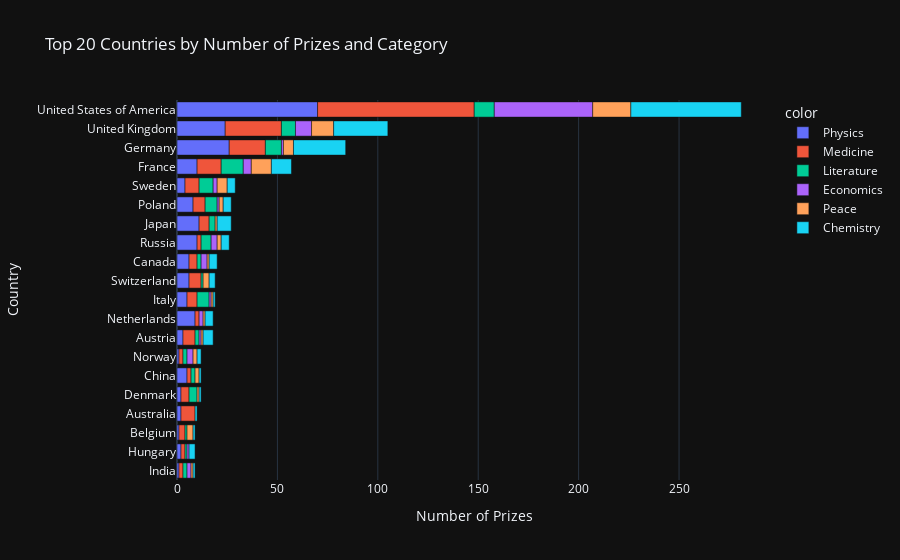

The code cell stored with this chart in its notebook:
### Code cell
cat_cntry_bar = px.bar(x=merged_df.cat_prize,
                       y=merged_df.birth_country_current,
                       color=merged_df.category,
                       orientation='h',
                       title='Top 20 Countries by Number of Prizes and Category')

cat_cntry_bar.update_layout(xaxis_title='Number of Prizes',
                            yaxis_title='Country')
cat_cntry_bar.show()

### Figure 1 — Plotly figure (JSON) as saved in the notebook; plotly's stock layout.template omitted (floating-point values rounded to 4 significant figures)
{"data": [{"hovertemplate": "color=Physics<br>x=%{x}<br>y=%{y}<extra></extra>", "legendgroup": "Physics", "marker": {"color": "#636efa", "pattern": {"shape": ""}}, "name": "Physics", "orientation": "h", "showlegend": true, "textposition": "auto", "x": [1, 2, 1, 2, 2, 5, 1, 3, 9, 5, 6, 6, 10, 11, 8, 4, 10, 26, 24, 70], "xaxis": "x", "y": ["India", "Hungary", "Belgium", "Australia", "Denmark", "China", "Norway", "Austria", "Netherlands", "Italy", "Switzerland", "Canada", "Russia", "Japan", "Poland", "Sweden", "France", "Germany", "United Kingdom", "United States of America"], "yaxis": "y", "type": "bar"}, {"hovertemplate": "color=Medicine<br>x=%{x}<br>y=%{y}<extra></extra>", "legendgroup": "Medicine", "marker": {"color": "#EF553B", "pattern": {"shape": ""}}, "name": "Medicine", "orientation": "h", "showlegend": true, "textposition": "auto", "x": [2, 2, 3, 7, 4, 2, 2, 2, 6, 5, 6, 4, 2, 5, 6, 7, 12, 18, 28, 78], "xaxis": "x", "y": ["Hungary", "India", "Belgium", "Australia", "Denmark", "China", "Norway", "Netherlands", "Austria", "Italy", "Switzerland", "Canada", "Russia", "Japan", "Poland", "Sweden", "France", "Germany", "United Kingdom", "United States of America"], "yaxis": "y", "type": "bar"}, {"hovertemplate": "color=Literature<br>x=%{x}<br>y=%{y}<extra></extra>", "legendgroup": "Literature", "marker": {"color": "#00cc96", "pattern": {"shape": ""}}, "name": "Literature", "orientation": "h", "showlegend": true, "textposition": "auto", "x": [2, 1, 1, 4, 2, 2, 2, 1, 6, 2, 5, 6, 3, 7, 11, 8, 7, 10], "xaxis": "x", "y": ["India", "Belgium", "Hungary", "Denmark", "Norway", "China", "Austria", "Switzerland", "Italy", "Canada", "Russia", "Poland", "Japan", "Sweden", "France", "Germany", "United Kingdom", "United States of America"], "yaxis": "y", "type": "bar"}, {"hovertemplate": "color=Economics<br>x=%{x}<br>y=%{y}<extra></extra>", "legendgroup": "Economics", "marker": {"color": "#ab63fa", "pattern": {"shape": ""}}, "name": "Economics", "orientation": "h", "showlegend": true, "textposition": "auto", "x": [2, 1, 3, 2, 1, 1, 3, 3, 1, 2, 4, 1, 8, 49], "xaxis": "x", "y": ["India", "Hungary", "Norway", "Netherlands", "Austria", "Italy", "Canada", "Russia", "Poland", "Sweden", "France", "Germany", "United Kingdom", "United States of America"], "yaxis": "y", "type": "bar"}, {"hovertemplate": "color=Peace<br>x=%{x}<br>y=%{y}<extra></extra>", "legendgroup": "Peace", "marker": {"color": "#FFA15A", "pattern": {"shape": ""}}, "name": "Peace", "orientation": "h", "showlegend": true, "textposition": "auto", "x": [3, 1, 2, 2, 1, 1, 1, 1, 3, 1, 2, 1, 2, 5, 10, 5, 11, 19], "xaxis": "x", "y": ["Belgium", "India", "Norway", "China", "Denmark", "Austria", "Netherlands", "Italy", "Switzerland", "Canada", "Russia", "Japan", "Poland", "Sweden", "France", "Germany", "United Kingdom", "United States of America"], "yaxis": "y", "type": "bar"}, {"hovertemplate": "color=Chemistry<br>x=%{x}<br>y=%{y}<extra></extra>", "legendgroup": "Chemistry", "marker": {"color": "#19d3f3", "pattern": {"shape": ""}}, "name": "Chemistry", "orientation": "h", "showlegend": true, "textposition": "auto", "x": [3, 1, 1, 1, 2, 1, 1, 4, 5, 1, 3, 4, 4, 7, 4, 4, 10, 26, 27, 55], "xaxis": "x", "y": ["Hungary", "Belgium", "India", "Australia", "Norway", "Denmark", "China", "Netherlands", "Austria", "Italy", "Switzerland", "Canada", "Russia", "Japan", "Poland", "Sweden", "France", "Germany", "United Kingdom", "United States of America"], "yaxis": "y", "type": "bar"}], "layout": {"xaxis": {"anchor": "y", "domain": [0.0, 1.0], "title": {"text": "Number of Prizes"}}, "yaxis": {"anchor": "x", "domain": [0.0, 1.0], "title": {"text": "Country"}}, "legend": {"title": {"text": "color"}, "tracegroupgap": 0}, "title": {"text": "Top 20 Countries by Number of Prizes and Category"}, "barmode": "relative"}}
